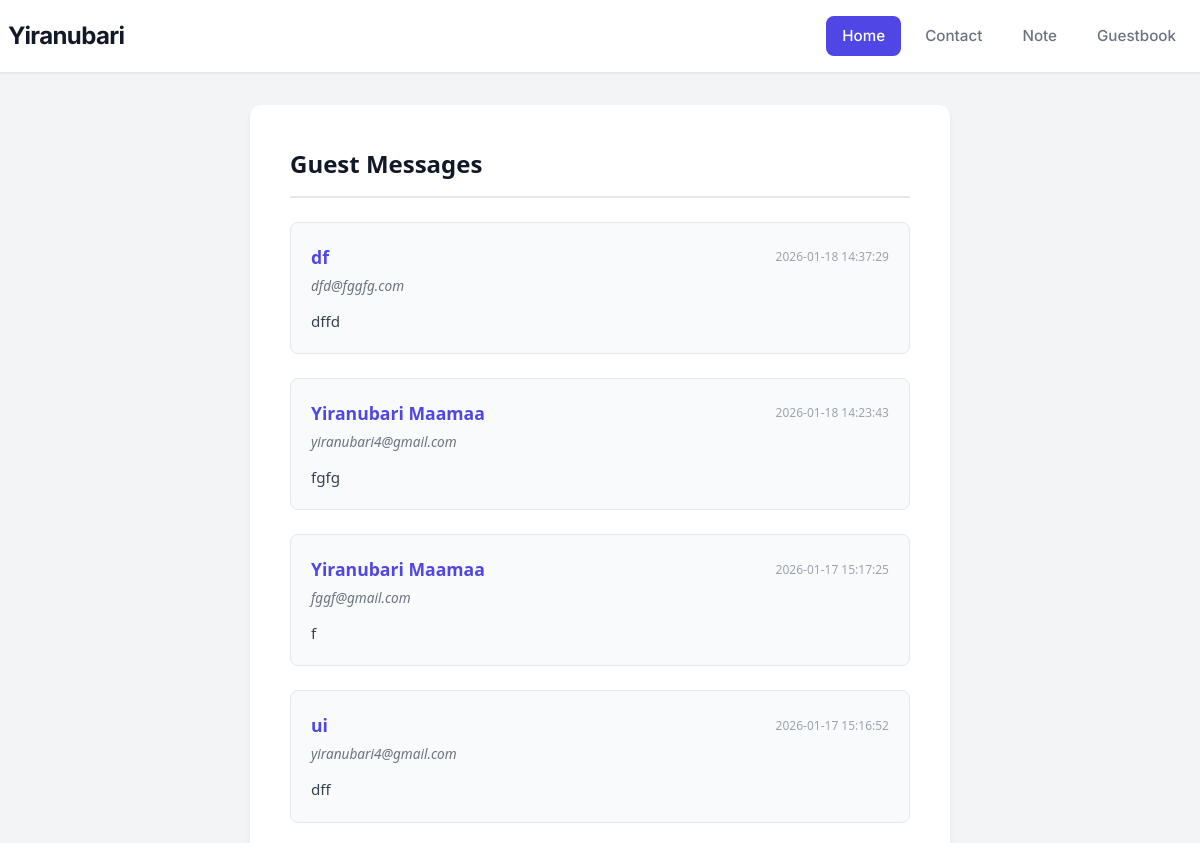
Page /guestbook (upper part) on the earlier database version.
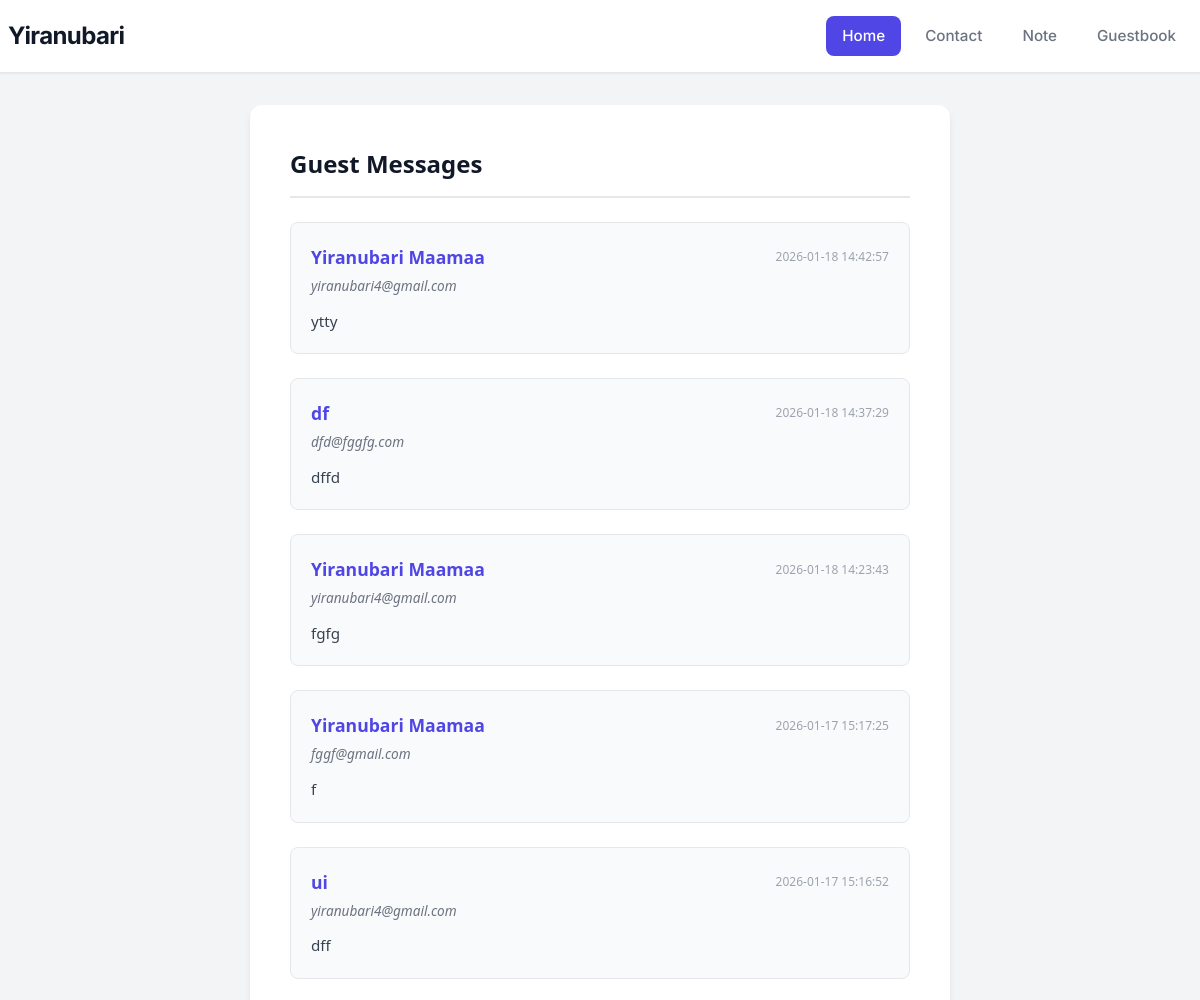
Same page on the later database version.
### tables this page shows
CREATE TABLE messages (
    id INTEGER PRIMARY KEY AUTOINCREMENT,
    name TEXT NOT NULL,
    email TEXT NOT NULL,
    message TEXT NOT NULL,
    created_at TIMESTAMP DEFAULT CURRENT_TIMESTAMP
);

### includes/view.php (called while the page is built, shortened)
<?php
function renderView(string $template, array $data = []): void
{
    include TEMPLATES_DIR . '/header.php';
    include TEMPLATES_DIR . '/' . $template . '.php';
    include TEMPLATES_DIR . '/footer.php';
}

### routes/guestbook_get.php (called while the page is built)
<?php
$messages = getMessages(connectDb());
renderView(
    template: 'guestbook_get',
    data: ['messages' => $messages]
);

### public/index.php (called while the page is built, shortened)
<?php
dispatch($_SERVER['REQUEST_URI'], $_SERVER['REQUEST_METHOD']);

### includes/db.php (called while the page is built, shortened)
<?php
function connectDb(): PDO
{
    $pdo = new PDO('sqlite:' . DB_DIR . '/' . 'db.sqlite');
    $pdo->setAttribute(PDO::ATTR_ERRMODE, PDO::ERRMODE_EXCEPTION);
    return $pdo;
}
function getMessages(PDO $pdo): array
{
    $sql = "SELECT * FROM messages ORDER BY created_at DESC";
    $stmt = $pdo->query($sql);
    return $stmt->fetchAll(PDO::FETCH_ASSOC);
}

### templates/guestbook_get.php (the view, shortened to what this page needs)
<?php
$messages = $data['messages'];
?>
<section class="guestbook-card">
    <h2>Guest Messages</h2>
    <?php if (empty($messages)): ?>
    <p class="empty-state">No messages yet. Be the first to leave a message!</p>
    <?php else: ?>
    <div class="messages-list">
        <?php foreach ($messages as $message): ?>
        <div class="message-item">
            <div class="message-header">
                <h3><?= htmlspecialchars($message['name']) ?></h3>
                <span class="date"><?= htmlspecialchars($message['created_at']) ?></span>
            </div>
            <p class="email"><?= htmlspecialchars($message['email']) ?></p>
            <div class="message-body">
                <?= nl2br(htmlspecialchars($message['message'])) ?>
            </div>
        </div>
        <?php endforeach; ?>
    </div>
    <?php endif; ?>
</section>

### includes/router.php (shortened to what this page needs)
<?php
function normalizeUri(string $uri): string
{
    $uri = strtolower(trim($uri, '/'));
    return $uri === INDEX_URI ? INDEX_ROUTE : $uri;
}
function getFilePath(string $uri, string $method): string
{
    return ROUTES_DIR . '/' . normalizeUri($uri) . '_' . strtolower($method) . '.php';
}
function dispatch(string $uri, string $method): void
{
    $uri = normalizeUri($uri);
    $method = strtoupper($method);
    $filePath = getFilePath($uri, $method);
    if (file_exists($filePath)) {
        include($filePath);
        return;
    }
}

### templates/header.php (shortened to what this page needs)
<!DOCTYPE html>
<html lang="en">
<head>
</head>
<body>
    <header>
        <div class="container header-content">
            <h1>Yiranubari</h1>
            <nav>
                <a href="/index" class="active">Home</a>
                <a href="/contact">Contact</a>
                <a href="note.php">Note</a>
                <a href="/guestbook">Guestbook</a>
            </nav>
        </div>
    </header>
</body>

### templates/footer.php (shortened to what this page needs)
</body>

### templates/header.php (style rules this page uses)
:root { --primary: #4f46e5; --primary-hover: #4338ca; --bg-body: #f3f4f6; --bg-card: #ffffff; --text-main: #111827; --text-muted: #6b7280; --border: #e5e7eb; --shadow: 0 4px 6px -1px rgba(0, 0, 0, 0.1), 0 2px 4px -1px rgba(0, 0, 0, 0.06); --radius: 0.75rem; }
*, *::before, *::after { box-sizing: border-box; margin: 0; padding: 0; }
body { font-family: 'Inter', system-ui, sans-serif; background-color: var(--bg-body); color: var(--text-main); line-height: 1.6; min-height: 100vh; display: flex; flex-direction: column; }
header { background-color: var(--bg-card); border-bottom: 1px solid var(--border); padding: 1rem 0; box-shadow: 0 1px 2px 0 rgba(0, 0, 0, 0.05); }
.header-content { display: flex; justify-content: space-between; align-items: center; max-width: 1200px; margin: 0 auto; padding: 0 0.5rem; }
h1 { font-size: 1.5rem; font-weight: 700; color: var(--text-main); letter-spacing: -0.025em; }
nav { display: flex; gap: 0.5rem; }
nav a { text-decoration: none; font-size: 0.95rem; font-weight: 500; color: var(--text-muted); padding: 0.5rem 1rem; border-radius: 0.5rem; transition: all 0.2s ease; }
nav a.active { color: var(--bg-card); background-color: var(--primary); }
h2 { font-size: 1.875rem; font-weight: 700; margin-bottom: 1rem; color: var(--text-main); }
p { color: var(--text-muted); font-size: 1.125rem; }

### templates/guestbook_get.php (style rules this page uses)
.guestbook-card { background-color: #ffffff; width: 100%; max-width: 700px; margin: 2rem auto; padding: 2.5rem; border-radius: 12px; box-shadow: 0 4px 6px -1px rgba(0, 0, 0, 0.1); box-sizing: border-box; font-family: system-ui, -apple-system, sans-serif; }
.guestbook-card h2 { margin-top: 0; margin-bottom: 1.5rem; font-size: 1.5rem; color: #111827; border-bottom: 2px solid #e5e7eb; padding-bottom: 0.75rem; }
.messages-list { display: flex; flex-direction: column; gap: 1.5rem; }
.message-item { background-color: #f9fafb; border: 1px solid #e5e7eb; border-radius: 8px; padding: 1.25rem; transition: transform 0.2s ease; }
.message-header { display: flex; justify-content: space-between; align-items: center; margin-bottom: 0.25rem; }
.message-item h3 { margin: 0; font-size: 1.1rem; color: #4f46e5; font-weight: 600; }
.message-item .date { font-size: 0.75rem; color: #9ca3af; }
.message-item .email { font-size: 0.85rem; color: #6b7280; margin-bottom: 0.75rem; font-style: italic; }
.message-body { color: #374151; line-height: 1.6; font-size: 0.95rem; }

Differences in the rows shown:
added messages: name "Yiranubari Maamaa", created_at "2026-01-18 14:42:57", email "yiranubari4@gmail.com", message "ytty"
